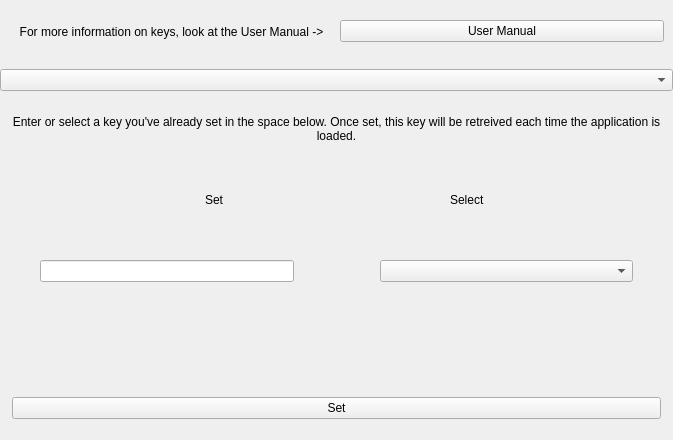
<?xml version="1.0" encoding="UTF-8"?>
<ui version="4.0">
 <class>KeySetWidget</class>
 <widget class="QWidget" name="KeySetWidget">
  <property name="geometry">
   <rect>
    <x>0</x>
    <y>0</y>
    <width>673</width>
    <height>440</height>
   </rect>
  </property>
  <property name="windowTitle">
   <string>API Key Set Widget</string>
  </property>
  <layout class="QVBoxLayout" name="verticalLayout">
   <property name="leftMargin">
    <number>0</number>
   </property>
   <property name="topMargin">
    <number>0</number>
   </property>
   <property name="rightMargin">
    <number>0</number>
   </property>
   <property name="bottomMargin">
    <number>0</number>
   </property>
   <item>
    <widget class="QWidget" name="widget_2" native="true">
     <layout class="QHBoxLayout" name="horizontalLayout_4">
      <item>
       <widget class="QLabel" name="label_2">
        <property name="sizePolicy">
         <sizepolicy hsizetype="Preferred" vsizetype="Preferred">
          <horstretch>1</horstretch>
          <verstretch>0</verstretch>
         </sizepolicy>
        </property>
        <property name="text">
         <string>For more information on keys, look at the User Manual -&gt;</string>
        </property>
        <property name="alignment">
         <set>Qt::AlignCenter</set>
        </property>
        <property name="wordWrap">
         <bool>true</bool>
        </property>
       </widget>
      </item>
      <item>
       <widget class="QPushButton" name="user_manual_button">
        <property name="sizePolicy">
         <sizepolicy hsizetype="Minimum" vsizetype="Fixed">
          <horstretch>1</horstretch>
          <verstretch>0</verstretch>
         </sizepolicy>
        </property>
        <property name="text">
         <string>User Manual</string>
        </property>
       </widget>
      </item>
     </layout>
    </widget>
   </item>
   <item>
    <widget class="QComboBox" name="key_choice_combo">
     <property name="sizePolicy">
      <sizepolicy hsizetype="Preferred" vsizetype="Fixed">
       <horstretch>0</horstretch>
       <verstretch>1</verstretch>
      </sizepolicy>
     </property>
    </widget>
   </item>
   <item>
    <widget class="QLabel" name="label">
     <property name="text">
      <string>Enter or select a key you've already set in the space below. Once set, this key will be retreived each time the application is loaded.</string>
     </property>
     <property name="alignment">
      <set>Qt::AlignCenter</set>
     </property>
     <property name="wordWrap">
      <bool>true</bool>
     </property>
    </widget>
   </item>
   <item>
    <widget class="QWidget" name="widget_3" native="true">
     <property name="minimumSize">
      <size>
       <width>0</width>
       <height>50</height>
      </size>
     </property>
     <layout class="QHBoxLayout" name="horizontalLayout_5">
      <item>
       <widget class="QLabel" name="label_4">
        <property name="text">
         <string>Set</string>
        </property>
        <property name="alignment">
         <set>Qt::AlignRight|Qt::AlignTrailing|Qt::AlignVCenter</set>
        </property>
       </widget>
      </item>
      <item>
       <widget class="QWidget" name="toggle_switch_box" native="true">
        <property name="minimumSize">
         <size>
          <width>0</width>
          <height>50</height>
         </size>
        </property>
       </widget>
      </item>
      <item>
       <widget class="QLabel" name="label_5">
        <property name="text">
         <string>Select</string>
        </property>
       </widget>
      </item>
     </layout>
    </widget>
   </item>
   <item>
    <widget class="QWidget" name="api_box" native="true">
     <layout class="QHBoxLayout" name="horizontalLayout">
      <property name="leftMargin">
       <number>0</number>
      </property>
      <property name="topMargin">
       <number>0</number>
      </property>
      <property name="rightMargin">
       <number>0</number>
      </property>
      <property name="bottomMargin">
       <number>0</number>
      </property>
      <item>
       <spacer name="horizontalSpacer_2">
        <property name="orientation">
         <enum>Qt::Horizontal</enum>
        </property>
        <property name="sizeHint" stdset="0">
         <size>
          <width>40</width>
          <height>20</height>
         </size>
        </property>
       </spacer>
      </item>
      <item>
       <widget class="QLineEdit" name="api_key_edit">
        <property name="sizePolicy">
         <sizepolicy hsizetype="Expanding" vsizetype="Fixed">
          <horstretch>1</horstretch>
          <verstretch>0</verstretch>
         </sizepolicy>
        </property>
        <property name="minimumSize">
         <size>
          <width>200</width>
          <height>0</height>
         </size>
        </property>
       </widget>
      </item>
      <item>
       <spacer name="horizontalSpacer">
        <property name="orientation">
         <enum>Qt::Horizontal</enum>
        </property>
        <property name="sizeHint" stdset="0">
         <size>
          <width>80</width>
          <height>20</height>
         </size>
        </property>
       </spacer>
      </item>
      <item>
       <widget class="QComboBox" name="key_select_combo">
        <property name="sizePolicy">
         <sizepolicy hsizetype="Preferred" vsizetype="Fixed">
          <horstretch>1</horstretch>
          <verstretch>0</verstretch>
         </sizepolicy>
        </property>
        <property name="minimumSize">
         <size>
          <width>200</width>
          <height>0</height>
         </size>
        </property>
       </widget>
      </item>
      <item>
       <spacer name="horizontalSpacer_3">
        <property name="orientation">
         <enum>Qt::Horizontal</enum>
        </property>
        <property name="sizeHint" stdset="0">
         <size>
          <width>40</width>
          <height>20</height>
         </size>
        </property>
       </spacer>
      </item>
     </layout>
    </widget>
   </item>
   <item>
    <widget class="QWidget" name="status_box" native="true">
     <property name="sizePolicy">
      <sizepolicy hsizetype="Preferred" vsizetype="Preferred">
       <horstretch>1</horstretch>
       <verstretch>0</verstretch>
      </sizepolicy>
     </property>
     <layout class="QHBoxLayout" name="horizontalLayout_2">
      <property name="leftMargin">
       <number>0</number>
      </property>
      <property name="topMargin">
       <number>0</number>
      </property>
      <property name="rightMargin">
       <number>0</number>
      </property>
      <property name="bottomMargin">
       <number>0</number>
      </property>
      <item>
       <widget class="QLabel" name="status_icon_label">
        <property name="sizePolicy">
         <sizepolicy hsizetype="Preferred" vsizetype="Preferred">
          <horstretch>0</horstretch>
          <verstretch>0</verstretch>
         </sizepolicy>
        </property>
        <property name="minimumSize">
         <size>
          <width>16</width>
          <height>16</height>
         </size>
        </property>
        <property name="maximumSize">
         <size>
          <width>16</width>
          <height>16</height>
         </size>
        </property>
        <property name="text">
         <string/>
        </property>
       </widget>
      </item>
      <item>
       <widget class="QLabel" name="status_text_label">
        <property name="sizePolicy">
         <sizepolicy hsizetype="Preferred" vsizetype="Preferred">
          <horstretch>1</horstretch>
          <verstretch>0</verstretch>
         </sizepolicy>
        </property>
        <property name="text">
         <string/>
        </property>
       </widget>
      </item>
     </layout>
    </widget>
   </item>
   <item>
    <widget class="QWidget" name="widget" native="true">
     <property name="minimumSize">
      <size>
       <width>0</width>
       <height>50</height>
      </size>
     </property>
     <layout class="QHBoxLayout" name="horizontalLayout_3">
      <property name="leftMargin">
       <number>12</number>
      </property>
      <property name="topMargin">
       <number>12</number>
      </property>
      <property name="rightMargin">
       <number>12</number>
      </property>
      <property name="bottomMargin">
       <number>12</number>
      </property>
      <item>
       <widget class="QPushButton" name="set_button">
        <property name="text">
         <string>Set</string>
        </property>
       </widget>
      </item>
     </layout>
    </widget>
   </item>
  </layout>
 </widget>
 <resources/>
 <connections/>
</ui>
